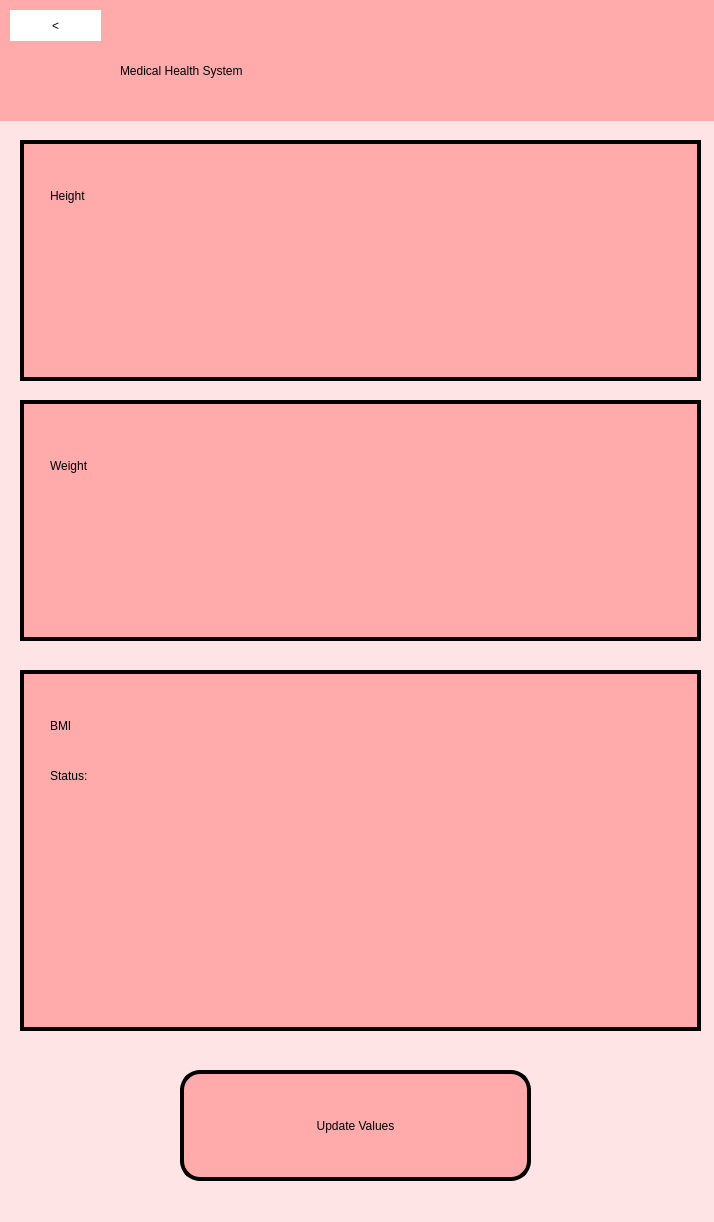
<?xml version="1.0" encoding="UTF-8"?>
<ui version="4.0">
 <class>MainWindow</class>
 <widget class="QMainWindow" name="MainWindow">
  <property name="geometry">
   <rect>
    <x>0</x>
    <y>0</y>
    <width>714</width>
    <height>1222</height>
   </rect>
  </property>
  <property name="windowTitle">
   <string>MainWindow</string>
  </property>
  <property name="styleSheet">
   <string notr="true">background-color: rgb(255, 255, 255);</string>
  </property>
  <widget class="QWidget" name="centralwidget">
   <widget class="QWidget" name="widget" native="true">
    <property name="geometry">
     <rect>
      <x>0</x>
      <y>-30</y>
      <width>720</width>
      <height>1280</height>
     </rect>
    </property>
    <property name="styleSheet">
     <string notr="true">background-color: rgb(255, 228, 229);</string>
    </property>
    <widget class="QWidget" name="widget_6" native="true">
     <property name="geometry">
      <rect>
       <x>20</x>
       <y>170</y>
       <width>681</width>
       <height>241</height>
      </rect>
     </property>
     <property name="styleSheet">
      <string notr="true">background-color: rgb(255, 171, 172);
border: 4px solid black;
</string>
     </property>
     <widget class="QLabel" name="rulerpic">
      <property name="geometry">
       <rect>
        <x>340</x>
        <y>20</y>
        <width>301</width>
        <height>101</height>
       </rect>
      </property>
      <property name="styleSheet">
       <string notr="true">border: 0px</string>
      </property>
      <property name="text">
       <string/>
      </property>
      <property name="pixmap">
       <pixmap resource="Config.qrc">:/newPrefix/ruler.png</pixmap>
      </property>
      <property name="scaledContents">
       <bool>true</bool>
      </property>
     </widget>
     <widget class="QLabel" name="label_6">
      <property name="geometry">
       <rect>
        <x>30</x>
        <y>20</y>
        <width>191</width>
        <height>71</height>
       </rect>
      </property>
      <property name="styleSheet">
       <string notr="true">font: 36pt &quot;MS Shell Dlg 2&quot;;
border: 0px;</string>
      </property>
      <property name="text">
       <string>Height</string>
      </property>
     </widget>
     <widget class="QLabel" name="DISPLAY_HEIGHT">
      <property name="geometry">
       <rect>
        <x>40</x>
        <y>120</y>
        <width>351</width>
        <height>91</height>
       </rect>
      </property>
      <property name="styleSheet">
       <string notr="true">font: 20pt &quot;MS Shell Dlg 2&quot;;

color: rgb(0, 0, 0);
border: 0px;</string>
      </property>
      <property name="text">
       <string/>
      </property>
     </widget>
    </widget>
    <widget class="QWidget" name="widget_8" native="true">
     <property name="geometry">
      <rect>
       <x>20</x>
       <y>430</y>
       <width>681</width>
       <height>241</height>
      </rect>
     </property>
     <property name="styleSheet">
      <string notr="true">background-color: rgb(255, 171, 172);
border: 4px solid black;
</string>
     </property>
     <widget class="QLabel" name="label_4">
      <property name="geometry">
       <rect>
        <x>30</x>
        <y>30</y>
        <width>201</width>
        <height>71</height>
       </rect>
      </property>
      <property name="styleSheet">
       <string notr="true">font: 36pt &quot;MS Shell Dlg 2&quot;;
border: 0px;</string>
      </property>
      <property name="text">
       <string>Weight</string>
      </property>
     </widget>
     <widget class="QLabel" name="person">
      <property name="geometry">
       <rect>
        <x>470</x>
        <y>20</y>
        <width>201</width>
        <height>191</height>
       </rect>
      </property>
      <property name="styleSheet">
       <string notr="true">border: 0px</string>
      </property>
      <property name="text">
       <string/>
      </property>
      <property name="pixmap">
       <pixmap resource="Config.qrc">:/newPrefix/person.png</pixmap>
      </property>
      <property name="scaledContents">
       <bool>true</bool>
      </property>
     </widget>
     <widget class="QLabel" name="DISPLAY_WEIGHT">
      <property name="geometry">
       <rect>
        <x>40</x>
        <y>120</y>
        <width>351</width>
        <height>91</height>
       </rect>
      </property>
      <property name="styleSheet">
       <string notr="true">font: 20pt &quot;MS Shell Dlg 2&quot;;
color: rgb(0, 0, 0);
border: 0px;</string>
      </property>
      <property name="text">
       <string/>
      </property>
     </widget>
    </widget>
    <widget class="QWidget" name="widget_2" native="true">
     <property name="geometry">
      <rect>
       <x>-10</x>
       <y>30</y>
       <width>731</width>
       <height>121</height>
      </rect>
     </property>
     <property name="styleSheet">
      <string notr="true">background-color: rgb(255, 171, 172);
</string>
     </property>
     <widget class="QLabel" name="label">
      <property name="geometry">
       <rect>
        <x>130</x>
        <y>40</y>
        <width>541</width>
        <height>61</height>
       </rect>
      </property>
      <property name="layoutDirection">
       <enum>Qt::LeftToRight</enum>
      </property>
      <property name="styleSheet">
       <string notr="true">font: 28pt &quot;MS Shell Dlg 2&quot;;
text-align: center;
border:0px;</string>
      </property>
      <property name="text">
       <string>Medical Health System</string>
      </property>
     </widget>
     <widget class="QPushButton" name="GoBack">
      <property name="geometry">
       <rect>
        <x>20</x>
        <y>10</y>
        <width>91</width>
        <height>31</height>
       </rect>
      </property>
      <property name="styleSheet">
       <string notr="true">color: rgb(0, 0, 0);
background-color: white;
border-radius:20px;
font: 26pt &quot;MS Shell Dlg 2&quot;;

</string>
      </property>
      <property name="text">
       <string>&lt;</string>
      </property>
     </widget>
    </widget>
    <widget class="QWidget" name="widget_14" native="true">
     <property name="geometry">
      <rect>
       <x>20</x>
       <y>700</y>
       <width>681</width>
       <height>361</height>
      </rect>
     </property>
     <property name="styleSheet">
      <string notr="true">background-color: rgb(255, 171, 172);
border: 4px solid black;
</string>
     </property>
     <widget class="QLabel" name="bmi">
      <property name="geometry">
       <rect>
        <x>330</x>
        <y>20</y>
        <width>331</width>
        <height>311</height>
       </rect>
      </property>
      <property name="styleSheet">
       <string notr="true">border: 0px</string>
      </property>
      <property name="text">
       <string/>
      </property>
      <property name="pixmap">
       <pixmap resource="Config.qrc">:/newPrefix/scale.png</pixmap>
      </property>
      <property name="scaledContents">
       <bool>true</bool>
      </property>
     </widget>
     <widget class="QLabel" name="label_11">
      <property name="geometry">
       <rect>
        <x>30</x>
        <y>20</y>
        <width>121</width>
        <height>71</height>
       </rect>
      </property>
      <property name="styleSheet">
       <string notr="true">font: 36pt &quot;MS Shell Dlg 2&quot;;
border: 0px;</string>
      </property>
      <property name="text">
       <string>BMI</string>
      </property>
     </widget>
     <widget class="QLabel" name="DISPLAY_BMI">
      <property name="geometry">
       <rect>
        <x>410</x>
        <y>170</y>
        <width>171</width>
        <height>91</height>
       </rect>
      </property>
      <property name="styleSheet">
       <string notr="true">font: 20pt &quot;MS Shell Dlg 2&quot;;
color: rgb(0, 0, 0);
background-color: none;
border: 0px;</string>
      </property>
      <property name="text">
       <string/>
      </property>
     </widget>
     <widget class="QLabel" name="DISPLAY_BMI_STATUS">
      <property name="geometry">
       <rect>
        <x>50</x>
        <y>150</y>
        <width>271</width>
        <height>61</height>
       </rect>
      </property>
      <property name="styleSheet">
       <string notr="true">font: 20pt &quot;MS Shell Dlg 2&quot;;
color: rgb(0, 0, 0);
border: 0px;</string>
      </property>
      <property name="text">
       <string/>
      </property>
     </widget>
     <widget class="QLabel" name="label_12">
      <property name="geometry">
       <rect>
        <x>30</x>
        <y>90</y>
        <width>221</width>
        <height>31</height>
       </rect>
      </property>
      <property name="styleSheet">
       <string notr="true">font: 20pt &quot;MS Shell Dlg 2&quot;;
border: 0px;</string>
      </property>
      <property name="text">
       <string>Status:</string>
      </property>
     </widget>
    </widget>
    <widget class="QPushButton" name="UpdateValues">
     <property name="geometry">
      <rect>
       <x>180</x>
       <y>1100</y>
       <width>351</width>
       <height>111</height>
      </rect>
     </property>
     <property name="styleSheet">
      <string notr="true">color: rgb(0, 0, 0);
background-color: rgb(255, 171, 172);
border: 4px solid black;
border-radius:20px;
font: 30pt &quot;Monospace&quot;;</string>
     </property>
     <property name="text">
      <string>Update Values</string>
     </property>
    </widget>
   </widget>
  </widget>
 </widget>
 <resources>
  <include location="Config.qrc"/>
  <include location="Config.qrc"/>
  <include location="Config.qrc"/>
 </resources>
 <connections/>
</ui>
